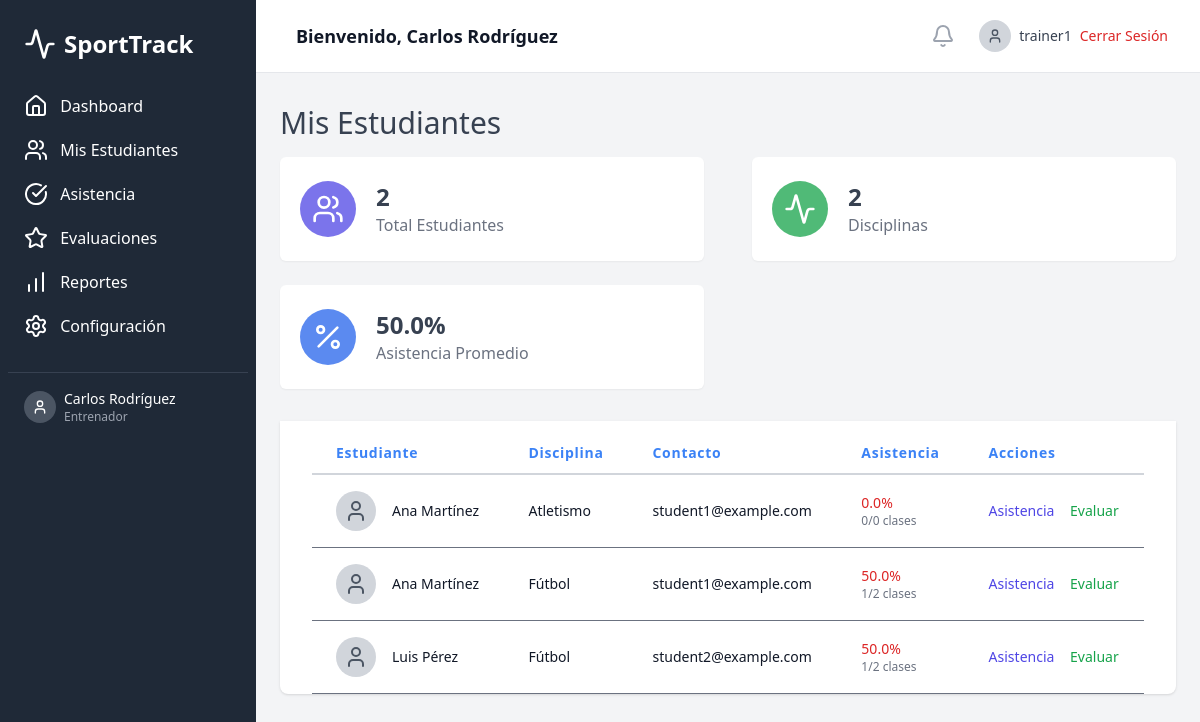
/src/pages/my-students.php (signed in), run on the app's committed database.
### tables this page shows
CREATE TABLE disciplines (
    id INT AUTO_INCREMENT PRIMARY KEY,
    name VARCHAR(100) NOT NULL,
    description TEXT,
    created_by INT,
    created_at TIMESTAMP DEFAULT CURRENT_TIMESTAMP,
    FOREIGN KEY (created_by) REFERENCES users(id)
);

CREATE TABLE users (
    id INT AUTO_INCREMENT PRIMARY KEY,
    username VARCHAR(50) UNIQUE NOT NULL,
    password VARCHAR(255) NOT NULL,
    email VARCHAR(100) UNIQUE NOT NULL,
    full_name VARCHAR(100) NOT NULL,
    user_type ENUM('coordinador', 'entrenador', 'estudiante') NOT NULL,
    created_at TIMESTAMP DEFAULT CURRENT_TIMESTAMP,
    updated_at TIMESTAMP DEFAULT CURRENT_TIMESTAMP ON UPDATE CURRENT_TIMESTAMP
);

### src/pages/my-students.php (the view, shortened to what this page needs)
<?php
$user = getCurrentUser();
$database = new Database();
$pdo = $database->getConnection();
$stmt = $pdo->prepare("
    SELECT DISTINCT u.id, u.full_name, u.email,
           d.name as discipline_name,
           d.id as discipline_id,
           COUNT(DISTINCT a.id) as total_classes,
           COUNT(DISTINCT CASE WHEN a.status = 'present' THEN a.id END) as attended_classes
    FROM users u
    JOIN student_enrollments se ON u.id = se.student_id
    JOIN disciplines d ON se.discipline_id = d.id
    LEFT JOIN attendance a ON u.id = a.student_id AND a.discipline_id = d.id
    WHERE se.trainer_id = ? AND u.user_type = 'estudiante' AND se.status = 'activo'
    GROUP BY u.id, d.id, u.full_name, u.email, d.name
    ORDER BY u.full_name
");
$stmt->execute([$user['id']]);
$students = $stmt->fetchAll(PDO::FETCH_ASSOC);
$stmt = $pdo->prepare("
    SELECT COUNT(DISTINCT se.student_id) as total_students,
           COUNT(DISTINCT se.discipline_id) as total_disciplines
    FROM student_enrollments se
    WHERE se.trainer_id = ? AND se.status = 'activo'
");
$stmt->execute([$user['id']]);
$stats = $stmt->fetch(PDO::FETCH_ASSOC);
$stmt = $pdo->prepare("
    SELECT COUNT(a.id) as total_attendance,
           COUNT(CASE WHEN a.status = 'present' THEN 1 END) as present_count
    FROM attendance a
    JOIN student_enrollments se ON a.student_id = se.student_id AND a.discipline_id = se.discipline_id
    WHERE se.trainer_id = ?
");
$stmt->execute([$user['id']]);
$attendance_data = $stmt->fetch(PDO::FETCH_ASSOC);
$avg_attendance = ($attendance_data['total_attendance'] ?? 0) > 0 ?
    (($attendance_data['present_count'] ?? 0) / $attendance_data['total_attendance']) * 100 : 0;
?>
<!DOCTYPE html>
<html lang="es">
<head>
    <script src="https://cdn.tailwindcss.com"></script>
</head>
<body class="bg-gray-100">
    <div class="flex h-screen bg-gray-100">
        <?php include '../components/sidebar.php'; ?>
        <div class="flex-1 flex flex-col overflow-hidden">
            <?php include '../components/header.php'; ?>
            <main class="flex-1 overflow-x-hidden overflow-y-auto bg-gray-100">
                <div class="container mx-auto px-6 py-8">
                    <h3 class="text-gray-700 text-3xl font-medium">Mis Estudiantes</h3>
                    <div class="mt-4">
                        <div class="flex flex-wrap -mx-6">
                            <div class="w-full px-6 sm:w-1/2 xl:w-1/3">
                                <div class="flex items-center px-5 py-6 shadow-sm rounded-md bg-white">
                                    <div class="p-3 rounded-full bg-indigo-600 bg-opacity-75">
                                        <i data-lucide="users" class="h-8 w-8 text-white"></i>
                                    </div>
                                    <div class="mx-5">
                                        <h4 class="text-2xl font-semibold text-gray-700"><?php echo $stats['total_students'] ?? 0; ?></h4>
                                        <div class="text-gray-500">Total Estudiantes</div>
                                    </div>
                                </div>
                            </div>
                            <div class="w-full mt-6 px-6 sm:w-1/2 xl:w-1/3 sm:mt-0">
                                <div class="flex items-center px-5 py-6 shadow-sm rounded-md bg-white">
                                    <div class="p-3 rounded-full bg-green-600 bg-opacity-75">
                                        <i data-lucide="activity" class="h-8 w-8 text-white"></i>
                                    </div>
                                    <div class="mx-5">
                                        <h4 class="text-2xl font-semibold text-gray-700"><?php echo $stats['total_disciplines'] ?? 0; ?></h4>
                                        <div class="text-gray-500">Disciplinas</div>
                                    </div>
                                </div>
                            </div>
                            <div class="w-full mt-6 px-6 sm:w-1/2 xl:w-1/3 xl:mt-0">
                                <div class="flex items-center px-5 py-6 shadow-sm rounded-md bg-white">
                                    <div class="p-3 rounded-full bg-blue-600 bg-opacity-75">
                                        <i data-lucide="percent" class="h-8 w-8 text-white"></i>
                                    </div>
                                    <div class="mx-5">
                                        <h4 class="text-2xl font-semibold text-gray-700"><?php echo number_format($avg_attendance, 1); ?>%</h4>
                                        <div class="text-gray-500">Asistencia Promedio</div>
                                    </div>
                                </div>
                            </div>
                        </div>
                    </div>
                    <div class="mt-8">
                        <?php if (empty($students)): ?>
                        <div class="bg-yellow-50 border border-yellow-200 rounded-lg p-6 text-center">
                            <i data-lucide="info" class="h-12 w-12 text-yellow-500 mx-auto mb-3"></i>
                            <h3 class="text-lg font-medium text-gray-900 mb-2">No hay estudiantes asignados</h3>
                            <p class="text-gray-600">Aún no tienes estudiantes inscritos en tus disciplinas.</p>
                        </div>
                        <?php else: ?>
                        <div class="flex flex-col mt-8">
                            <div class="-my-2 py-2 overflow-x-auto sm:-mx-6 sm:px-6 lg:-mx-8 lg:px-8">
                                <div class="align-middle inline-block min-w-full shadow overflow-hidden bg-white shadow-dashboard px-8 pt-3 rounded-bl-lg rounded-br-lg">
                                    <table class="min-w-full">
                                        <thead>
                                            <tr>
                                                <th class="px-6 py-3 border-b-2 border-gray-300 text-left text-sm leading-4 text-blue-500 tracking-wider">Estudiante</th>
                                                <th class="px-6 py-3 border-b-2 border-gray-300 text-left text-sm leading-4 text-blue-500 tracking-wider">Disciplina</th>
                                                <th class="px-6 py-3 border-b-2 border-gray-300 text-left text-sm leading-4 text-blue-500 tracking-wider">Contacto</th>
                                                <th class="px-6 py-3 border-b-2 border-gray-300 text-left text-sm leading-4 text-blue-500 tracking-wider">Asistencia</th>
                                                <th class="px-6 py-3 border-b-2 border-gray-300 text-left text-sm leading-4 text-blue-500 tracking-wider">Acciones</th>
                                            </tr>
                                        </thead>
                                        <tbody class="bg-white">
                                            <?php foreach ($students as $student): ?>
                                            <tr>
                                                <td class="px-6 py-4 whitespace-no-wrap border-b border-gray-500">
                                                    <div class="flex items-center">
                                                        <div class="flex-shrink-0 h-10 w-10">
                                                            <div class="h-10 w-10 rounded-full bg-gray-300 flex items-center justify-center">
                                                                <i data-lucide="user" class="h-6 w-6 text-gray-600"></i>
                                                            </div>
                                                        </div>
                                                        <div class="ml-4">
                                                            <div class="text-sm leading-5 font-medium text-gray-900"><?php echo htmlspecialchars($student['full_name']); ?></div>
                                                        </div>
                                                    </div>
                                                </td>
                                                <td class="px-6 py-4 whitespace-no-wrap border-b border-gray-500">
                                                    <div class="text-sm leading-5 text-gray-900"><?php echo htmlspecialchars($student['discipline_name']); ?></div>
                                                </td>
                                                <td class="px-6 py-4 whitespace-no-wrap border-b border-gray-500">
                                                    <div class="text-sm leading-5 text-gray-900"><?php echo htmlspecialchars($student['email']); ?></div>
                                                </td>
                                                <td class="px-6 py-4 whitespace-no-wrap border-b border-gray-500">
                                                    <?php
                                                    $attendance_rate = $student['total_classes'] > 0 ? ($student['attended_classes'] / $student['total_classes']) * 100 : 0;
                                                    $color_class = $attendance_rate >= 80 ? 'text-green-600' : ($attendance_rate >= 60 ? 'text-yellow-600' : 'text-red-600');
                                                    ?>
                                                    <div class="text-sm leading-5 <?php echo $color_class; ?> font-medium">
                                                        <?php echo number_format($attendance_rate, 1); ?>%
                                                    </div>
                                                    <div class="text-xs text-gray-500">
                                                        <?php echo $student['attended_classes']; ?>/<?php echo $student['total_classes']; ?> clases
                                                    </div>
                                                </td>
                                                <td class="px-6 py-4 whitespace-no-wrap border-b border-gray-500 text-sm leading-5 font-medium">
                                                    <a href="attendance.php?student_id=<?php echo $student['id']; ?>&discipline_id=<?php echo $student['discipline_id']; ?>" class="text-indigo-600 hover:text-indigo-900 mr-3">Asistencia</a>
                                                    <a href="evaluations.php?student_id=<?php echo $student['id']; ?>&discipline_id=<?php echo $student['discipline_id']; ?>" class="text-green-600 hover:text-green-900">Evaluar</a>
                                                </td>
                                            </tr>
                                            <?php endforeach; ?>
                                        </tbody>
                                    </table>
                                </div>
                            </div>
                        </div>
                        <?php endif; ?>
                    </div>
                </div>
            </main>
        </div>
    </div>
</body>
</html>

### data on the page
disciplines: users.full_name "Ana Martínez", name "Atletismo", users.email "student1@example.com", attendance_rate "0.0", attended_classes "0", total_classes "0"
disciplines: users.full_name "Ana Martínez", name "Fútbol", users.email "student1@example.com", attendance_rate "50.0", attended_classes "1", total_classes "2", users.full_name "Luis Pérez", users.email "student2@example.com"

### other printed values
$item['text'] "Dashboard"
$item['text'] "Mis Estudiantes"
$item['text'] "Asistencia"
$item['text'] "Evaluaciones"
$item['text'] "Reportes"
$item['text'] "Configuración"
$user['full_name'] "Carlos Rodríguez"
$user['user_type'] "Entrenador"
$user['username'] "trainer1"
$stats['total_students'] "2"
$stats['total_disciplines'] "2"
$avg_attendance "50.0"
